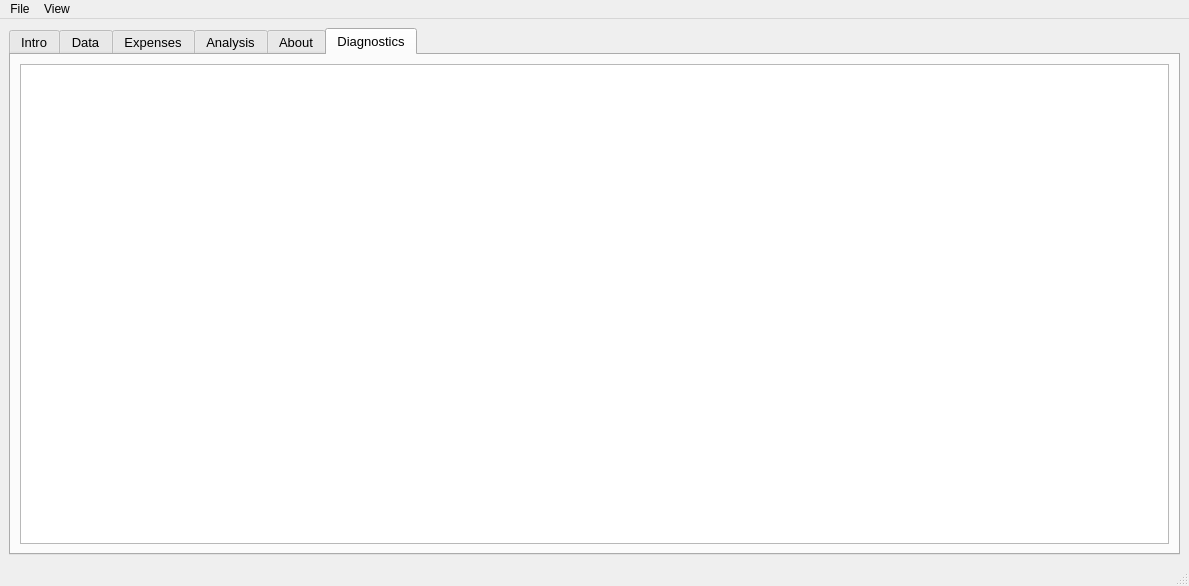
<?xml version="1.0" encoding="UTF-8"?>
<ui version="4.0">
 <class>MainWindow</class>
 <widget class="QMainWindow" name="MainWindow">
  <property name="geometry">
   <rect>
    <x>0</x>
    <y>0</y>
    <width>1189</width>
    <height>586</height>
   </rect>
  </property>
  <property name="windowTitle">
   <string>MainWindow</string>
  </property>
  <widget class="QWidget" name="centralwidget">
   <layout class="QVBoxLayout" name="verticalLayout">
    <item>
     <widget class="QTabWidget" name="tabWidget">
      <property name="font">
       <font>
        <pointsize>10</pointsize>
       </font>
      </property>
      <property name="currentIndex">
       <number>5</number>
      </property>
      <widget class="QWidget" name="tab_readme">
       <attribute name="title">
        <string>Intro</string>
       </attribute>
      </widget>
      <widget class="QWidget" name="tab_data">
       <attribute name="title">
        <string>Data</string>
       </attribute>
       <widget class="QWidget" name="formLayoutWidget_2">
        <property name="geometry">
         <rect>
          <x>20</x>
          <y>40</y>
          <width>191</width>
          <height>86</height>
         </rect>
        </property>
        <layout class="QFormLayout" name="formLayout_2">
         <property name="verticalSpacing">
          <number>0</number>
         </property>
         <item row="1" column="0">
          <widget class="QLabel" name="label_10">
           <property name="text">
            <string>Retirement Age:</string>
           </property>
          </widget>
         </item>
         <item row="1" column="1">
          <widget class="QLineEdit" name="lineEdit_ret_age">
           <property name="text">
            <string>65</string>
           </property>
          </widget>
         </item>
         <item row="0" column="0">
          <widget class="QLabel" name="label_11">
           <property name="text">
            <string>Current Age:</string>
           </property>
          </widget>
         </item>
         <item row="0" column="1">
          <widget class="QLineEdit" name="lineEdit_curr_age">
           <property name="text">
            <string>65</string>
           </property>
          </widget>
         </item>
         <item row="2" column="0">
          <widget class="QLabel" name="label">
           <property name="text">
            <string>Retirement Years:</string>
           </property>
          </widget>
         </item>
         <item row="2" column="1">
          <widget class="QLineEdit" name="lineEdit_ret_years">
           <property name="text">
            <string>30</string>
           </property>
          </widget>
         </item>
        </layout>
       </widget>
       <widget class="QWidget" name="formLayoutWidget">
        <property name="geometry">
         <rect>
          <x>20</x>
          <y>160</y>
          <width>191</width>
          <height>80</height>
         </rect>
        </property>
        <layout class="QFormLayout" name="formLayout">
         <property name="verticalSpacing">
          <number>0</number>
         </property>
         <item row="0" column="0">
          <widget class="QLabel" name="label_2">
           <property name="text">
            <string>Effective Income Tax Rate (%):</string>
           </property>
          </widget>
         </item>
         <item row="0" column="1">
          <widget class="QLineEdit" name="lineEdit_taxrate">
           <property name="text">
            <string>20</string>
           </property>
          </widget>
         </item>
        </layout>
       </widget>
       <widget class="QWidget" name="formLayoutWidget_3">
        <property name="geometry">
         <rect>
          <x>270</x>
          <y>40</y>
          <width>241</width>
          <height>185</height>
         </rect>
        </property>
        <layout class="QFormLayout" name="formLayout_3">
         <property name="verticalSpacing">
          <number>0</number>
         </property>
         <item row="0" column="0">
          <widget class="QLabel" name="label_3">
           <property name="text">
            <string>IRA Balance at Retirement:</string>
           </property>
          </widget>
         </item>
         <item row="0" column="1">
          <widget class="QLineEdit" name="lineEdit_ira_balance">
           <property name="text">
            <string>1000000</string>
           </property>
          </widget>
         </item>
         <item row="8" column="0">
          <widget class="QLabel" name="label_4">
           <property name="text">
            <string>Annuity Income (Annual):</string>
           </property>
          </widget>
         </item>
         <item row="8" column="1">
          <widget class="QLineEdit" name="lineEdit_annuity_income">
           <property name="text">
            <string>20000</string>
           </property>
          </widget>
         </item>
         <item row="5" column="0">
          <widget class="QLabel" name="label_5">
           <property name="text">
            <string>Pension Income (Annual):</string>
           </property>
          </widget>
         </item>
         <item row="5" column="1">
          <widget class="QLineEdit" name="lineEdit_pension_income">
           <property name="text">
            <string>12000</string>
           </property>
          </widget>
         </item>
         <item row="6" column="0">
          <widget class="QLabel" name="label_6">
           <property name="text">
            <string>Pension Start Age:</string>
           </property>
          </widget>
         </item>
         <item row="9" column="0">
          <widget class="QLabel" name="label_7">
           <property name="text">
            <string>Annuity Start Age:</string>
           </property>
          </widget>
         </item>
         <item row="9" column="1">
          <widget class="QLineEdit" name="lineEdit_annuity_start_age">
           <property name="text">
            <string>68</string>
           </property>
          </widget>
         </item>
         <item row="6" column="1">
          <widget class="QLineEdit" name="lineEdit_pension_start_age">
           <property name="text">
            <string>65</string>
           </property>
          </widget>
         </item>
         <item row="2" column="0">
          <widget class="QLabel" name="label_8">
           <property name="text">
            <string>Social Security Income (Annual):</string>
           </property>
          </widget>
         </item>
         <item row="2" column="1">
          <widget class="QLineEdit" name="lineEdit_ss_income">
           <property name="text">
            <string>50000</string>
           </property>
          </widget>
         </item>
         <item row="3" column="0">
          <widget class="QLabel" name="label_9">
           <property name="text">
            <string>Starting Social Security Age:</string>
           </property>
          </widget>
         </item>
         <item row="3" column="1">
          <widget class="QLineEdit" name="lineEdit_ss_start_age">
           <property name="text">
            <string>67</string>
           </property>
          </widget>
         </item>
         <item row="1" column="0">
          <widget class="QLabel" name="label_12">
           <property name="text">
            <string/>
           </property>
          </widget>
         </item>
         <item row="4" column="0">
          <widget class="QLabel" name="label_13">
           <property name="text">
            <string/>
           </property>
          </widget>
         </item>
         <item row="7" column="0">
          <widget class="QLabel" name="label_14">
           <property name="text">
            <string/>
           </property>
          </widget>
         </item>
        </layout>
       </widget>
      </widget>
      <widget class="QWidget" name="tab_expenses">
       <attribute name="title">
        <string>Expenses</string>
       </attribute>
       <layout class="QVBoxLayout" name="verticalLayout_2">
        <item>
         <widget class="QSplitter" name="splitter">
          <property name="orientation">
           <enum>Qt::Orientation::Vertical</enum>
          </property>
          <widget class="QTreeWidget" name="treeWidget">
           <property name="contextMenuPolicy">
            <enum>Qt::ContextMenuPolicy::ActionsContextMenu</enum>
           </property>
           <property name="selectionBehavior">
            <enum>QAbstractItemView::SelectionBehavior::SelectItems</enum>
           </property>
           <column>
            <property name="text">
             <string>Expense</string>
            </property>
           </column>
           <column>
            <property name="text">
             <string>Infl (%)</string>
            </property>
            <property name="textAlignment">
             <set>AlignCenter</set>
            </property>
           </column>
           <column>
            <property name="text">
             <string>Monthly</string>
            </property>
           </column>
           <item>
            <property name="text">
             <string>Year</string>
            </property>
           </item>
           <item>
            <property name="text">
             <string>Age</string>
            </property>
            <property name="text">
             <string/>
            </property>
            <property name="text">
             <string/>
            </property>
           </item>
           <item>
            <property name="text">
             <string/>
            </property>
            <property name="text">
             <string/>
            </property>
            <property name="text">
             <string/>
            </property>
           </item>
           <item>
            <property name="text">
             <string>BASIC LIVING EXPENSES</string>
            </property>
            <property name="text">
             <string/>
            </property>
            <property name="text">
             <string/>
            </property>
            <item>
             <property name="text">
              <string>Food</string>
             </property>
             <property name="font">
              <font>
               <bold>true</bold>
              </font>
             </property>
             <property name="text">
              <string/>
             </property>
             <property name="text">
              <string/>
             </property>
             <item>
              <property name="text">
               <string>Groceries</string>
              </property>
              <property name="text">
               <string>4.0</string>
              </property>
              <property name="text">
               <string>700</string>
              </property>
             </item>
             <item>
              <property name="text">
               <string>Restaurants</string>
              </property>
              <property name="text">
               <string>4.0</string>
              </property>
              <property name="text">
               <string>300</string>
              </property>
             </item>
             <item>
              <property name="text">
               <string>Other Food</string>
              </property>
              <property name="text">
               <string>4.0</string>
              </property>
              <property name="text">
               <string>0</string>
              </property>
             </item>
            </item>
            <item>
             <property name="text">
              <string>Utilities</string>
             </property>
             <property name="font">
              <font>
               <bold>true</bold>
              </font>
             </property>
             <property name="text">
              <string/>
             </property>
             <property name="text">
              <string/>
             </property>
             <item>
              <property name="text">
               <string>Utilities</string>
              </property>
              <property name="text">
               <string>3.0</string>
              </property>
              <property name="text">
               <string>245</string>
              </property>
             </item>
             <item>
              <property name="text">
               <string>Internet / TV</string>
              </property>
              <property name="text">
               <string>3.0</string>
              </property>
              <property name="text">
               <string>175</string>
              </property>
             </item>
             <item>
              <property name="text">
               <string>Phone</string>
              </property>
              <property name="text">
               <string>3.0</string>
              </property>
              <property name="text">
               <string>70</string>
              </property>
             </item>
             <item>
              <property name="text">
               <string>Sec System</string>
              </property>
              <property name="text">
               <string>3.0</string>
              </property>
              <property name="text">
               <string>35</string>
              </property>
             </item>
             <item>
              <property name="text">
               <string>Other Utilities</string>
              </property>
              <property name="text">
               <string>3.0</string>
              </property>
              <property name="text">
               <string>0</string>
              </property>
             </item>
            </item>
            <item>
             <property name="text">
              <string>Transportation</string>
             </property>
             <property name="font">
              <font>
               <bold>true</bold>
              </font>
             </property>
             <item>
              <property name="text">
               <string>Car Payment</string>
              </property>
              <property name="text">
               <string>3.0</string>
              </property>
              <property name="text">
               <string>700</string>
              </property>
             </item>
             <item>
              <property name="text">
               <string>Car Insurance</string>
              </property>
              <property name="text">
               <string>5.0</string>
              </property>
              <property name="text">
               <string>500</string>
              </property>
             </item>
             <item>
              <property name="text">
               <string>Car Maintenance</string>
              </property>
              <property name="text">
               <string>3.0</string>
              </property>
              <property name="text">
               <string>100</string>
              </property>
             </item>
             <item>
              <property name="text">
               <string>Gasoline</string>
              </property>
              <property name="text">
               <string>3.0</string>
              </property>
              <property name="text">
               <string>175</string>
              </property>
             </item>
             <item>
              <property name="text">
               <string>Other Transport</string>
              </property>
              <property name="text">
               <string>3.0</string>
              </property>
              <property name="text">
               <string>0</string>
              </property>
             </item>
            </item>
            <item>
             <property name="text">
              <string>Housing</string>
             </property>
             <property name="font">
              <font>
               <bold>true</bold>
              </font>
             </property>
             <item>
              <property name="text">
               <string>Mortgage / Rent</string>
              </property>
              <property name="text">
               <string>0.0</string>
              </property>
              <property name="text">
               <string>0</string>
              </property>
             </item>
             <item>
              <property name="text">
               <string>HELOC</string>
              </property>
              <property name="text">
               <string>0.0</string>
              </property>
              <property name="text">
               <string>0</string>
              </property>
             </item>
             <item>
              <property name="text">
               <string>Home Insurance</string>
              </property>
              <property name="text">
               <string>3.5</string>
              </property>
              <property name="text">
               <string>125</string>
              </property>
             </item>
             <item>
              <property name="text">
               <string>Property Tax</string>
              </property>
              <property name="text">
               <string>2.0</string>
              </property>
              <property name="text">
               <string>155</string>
              </property>
             </item>
             <item>
              <property name="text">
               <string>HOA Fees</string>
              </property>
              <property name="text">
               <string>3.0</string>
              </property>
              <property name="text">
               <string>375</string>
              </property>
             </item>
             <item>
              <property name="text">
               <string>Home Maintenance</string>
              </property>
              <property name="text">
               <string>3.0</string>
              </property>
              <property name="text">
               <string>350</string>
              </property>
             </item>
             <item>
              <property name="text">
               <string>Other Housing</string>
              </property>
              <property name="text">
               <string>3.0</string>
              </property>
              <property name="text">
               <string>0</string>
              </property>
             </item>
            </item>
            <item>
             <property name="text">
              <string>Healthcare</string>
             </property>
             <property name="font">
              <font>
               <bold>true</bold>
              </font>
             </property>
             <item>
              <property name="text">
               <string>Medicare Part B</string>
              </property>
              <property name="text">
               <string>6.0</string>
              </property>
              <property name="text">
               <string>370</string>
              </property>
             </item>
             <item>
              <property name="text">
               <string>Medicare Part D</string>
              </property>
              <property name="text">
               <string>6.0</string>
              </property>
              <property name="text">
               <string>60</string>
              </property>
             </item>
             <item>
              <property name="text">
               <string>Medicare Supplement</string>
              </property>
              <property name="text">
               <string>6.0</string>
              </property>
              <property name="text">
               <string>270</string>
              </property>
             </item>
             <item>
              <property name="text">
               <string>Dental / Vision Ins</string>
              </property>
              <property name="text">
               <string>5.5</string>
              </property>
              <property name="text">
               <string>100</string>
              </property>
             </item>
             <item>
              <property name="text">
               <string>Out of Pocket</string>
              </property>
              <property name="text">
               <string>5.5</string>
              </property>
              <property name="text">
               <string>200</string>
              </property>
             </item>
             <item>
              <property name="text">
               <string>LTC Insurance</string>
              </property>
              <property name="text">
               <string>5.0</string>
              </property>
              <property name="text">
               <string>275</string>
              </property>
             </item>
             <item>
              <property name="text">
               <string>Other Healthcare</string>
              </property>
              <property name="text">
               <string>5.0</string>
              </property>
              <property name="text">
               <string>0</string>
              </property>
             </item>
            </item>
           </item>
           <item>
            <property name="text">
             <string/>
            </property>
           </item>
           <item>
            <property name="text">
             <string>DISCRETIONARY EXPENSES</string>
            </property>
            <item>
             <property name="text">
              <string>Travel</string>
             </property>
             <property name="text">
              <string>3.0</string>
             </property>
             <property name="text">
              <string>1000</string>
             </property>
            </item>
            <item>
             <property name="text">
              <string>Debt Payoff</string>
             </property>
             <property name="text">
              <string>0.0</string>
             </property>
             <property name="text">
              <string>0</string>
             </property>
            </item>
            <item>
             <property name="text">
              <string>Personal Care</string>
             </property>
             <property name="text">
              <string>3.0</string>
             </property>
             <property name="text">
              <string>175</string>
             </property>
            </item>
            <item>
             <property name="text">
              <string>Pets</string>
             </property>
             <property name="text">
              <string>3.0</string>
             </property>
             <property name="text">
              <string>125</string>
             </property>
            </item>
            <item>
             <property name="text">
              <string>Clothing</string>
             </property>
             <property name="text">
              <string>3.0</string>
             </property>
             <property name="text">
              <string>75</string>
             </property>
            </item>
            <item>
             <property name="text">
              <string>Gifts</string>
             </property>
             <property name="text">
              <string>3.0</string>
             </property>
             <property name="text">
              <string>200</string>
             </property>
            </item>
            <item>
             <property name="text">
              <string>Legal / Tax Prep</string>
             </property>
             <property name="text">
              <string>3.0</string>
             </property>
             <property name="text">
              <string>25</string>
             </property>
            </item>
            <item>
             <property name="text">
              <string>Hobbies</string>
             </property>
             <property name="text">
              <string>3.0</string>
             </property>
             <property name="text">
              <string>200</string>
             </property>
            </item>
            <item>
             <property name="text">
              <string>Misc</string>
             </property>
             <property name="text">
              <string>3.0</string>
             </property>
             <property name="text">
              <string>1000</string>
             </property>
            </item>
            <item>
             <property name="text">
              <string>SURPRISE!</string>
             </property>
             <property name="text">
              <string>0.0</string>
             </property>
             <property name="text">
              <string>0</string>
             </property>
            </item>
            <item>
             <property name="text">
              <string>Child Support</string>
             </property>
             <property name="text">
              <string>0.0</string>
             </property>
             <property name="text">
              <string>500</string>
             </property>
            </item>
            <item>
             <property name="text">
              <string>Other</string>
             </property>
             <property name="text">
              <string>0.0</string>
             </property>
             <property name="text">
              <string>0</string>
             </property>
            </item>
           </item>
           <item>
            <property name="text">
             <string/>
            </property>
           </item>
           <item>
            <property name="text">
             <string>INCOME TAX</string>
            </property>
           </item>
           <item>
            <property name="text">
             <string/>
            </property>
           </item>
           <item>
            <property name="text">
             <string>TOTAL MONTHLY EXPENSES</string>
            </property>
           </item>
           <item>
            <property name="text">
             <string>TOTAL ANNUAL EXPENSES</string>
            </property>
           </item>
           <item>
            <property name="text">
             <string/>
            </property>
           </item>
           <item>
            <property name="text">
             <string/>
            </property>
           </item>
           <item>
            <property name="text">
             <string>SECURE INCOME</string>
            </property>
            <item>
             <property name="text">
              <string>Social Security</string>
             </property>
             <property name="text">
              <string>2.1</string>
             </property>
             <property name="text">
              <string>0</string>
             </property>
            </item>
            <item>
             <property name="text">
              <string>Pension</string>
             </property>
             <property name="text">
              <string>0.0</string>
             </property>
             <property name="text">
              <string>0</string>
             </property>
            </item>
            <item>
             <property name="text">
              <string>Annuity</string>
             </property>
             <property name="text">
              <string>0.0</string>
             </property>
             <property name="text">
              <string>0</string>
             </property>
            </item>
           </item>
           <item>
            <property name="text">
             <string>OTHER INCOME</string>
            </property>
            <property name="text">
             <string>0.0</string>
            </property>
            <property name="text">
             <string>0</string>
            </property>
           </item>
           <item>
            <property name="text">
             <string/>
            </property>
           </item>
           <item>
            <property name="text">
             <string>REQ'D MONTHLY IRA INCOME</string>
            </property>
           </item>
           <item>
            <property name="text">
             <string>REQ'D ANNUAL IRA INCOME</string>
            </property>
           </item>
          </widget>
         </widget>
        </item>
       </layout>
      </widget>
      <widget class="QWidget" name="tab_analysis">
       <attribute name="title">
        <string>Analysis</string>
       </attribute>
      </widget>
      <widget class="QWidget" name="tab_about">
       <attribute name="title">
        <string>About</string>
       </attribute>
      </widget>
      <widget class="QWidget" name="tab">
       <attribute name="title">
        <string>Diagnostics</string>
       </attribute>
       <layout class="QVBoxLayout" name="verticalLayout_3">
        <item>
         <widget class="QTextEdit" name="msgs">
          <property name="readOnly">
           <bool>true</bool>
          </property>
         </widget>
        </item>
       </layout>
      </widget>
     </widget>
    </item>
   </layout>
  </widget>
  <widget class="QMenuBar" name="menubar">
   <property name="geometry">
    <rect>
     <x>0</x>
     <y>0</y>
     <width>1189</width>
     <height>37</height>
    </rect>
   </property>
   <widget class="QMenu" name="menuView">
    <property name="title">
     <string>View</string>
    </property>
    <addaction name="actionExpand_All"/>
    <addaction name="actionCollapse_All"/>
    <addaction name="actionCollapse_Categories"/>
   </widget>
   <widget class="QMenu" name="menuFile">
    <property name="title">
     <string>File</string>
    </property>
    <addaction name="actionSave"/>
   </widget>
   <addaction name="menuFile"/>
   <addaction name="menuView"/>
  </widget>
  <widget class="QStatusBar" name="statusbar"/>
  <action name="actionRevert_to_Formula">
   <property name="text">
    <string>Revert to Formula</string>
   </property>
   <property name="menuRole">
    <enum>QAction::MenuRole::TextHeuristicRole</enum>
   </property>
  </action>
  <action name="actionExpand_All">
   <property name="text">
    <string>Expand All</string>
   </property>
  </action>
  <action name="actionCollapse_All">
   <property name="text">
    <string>Collapse All</string>
   </property>
  </action>
  <action name="actionCollapse_Categories">
   <property name="text">
    <string>Collapse Categories</string>
   </property>
  </action>
  <action name="actionSave">
   <property name="text">
    <string>Save ...</string>
   </property>
  </action>
 </widget>
 <resources/>
 <connections/>
</ui>
